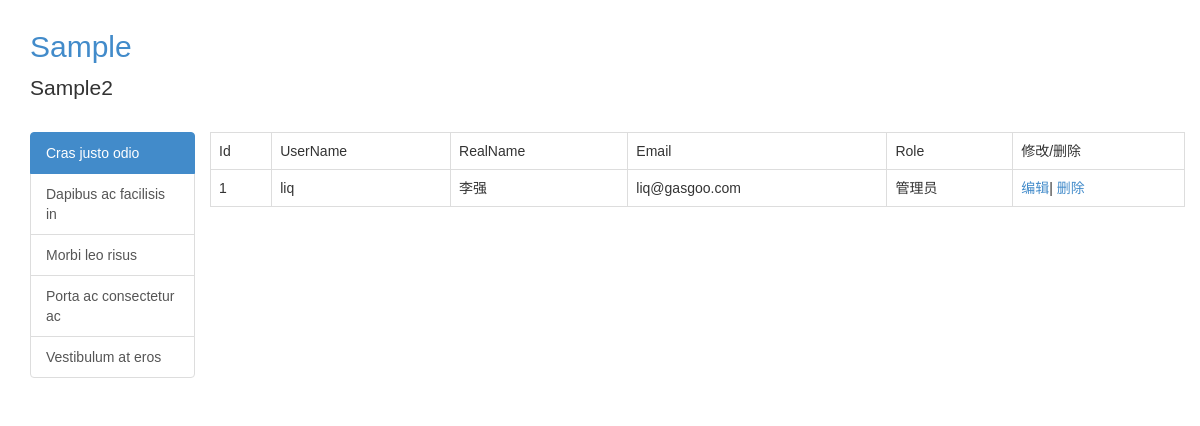
The app's page /auth/user/list, older data.
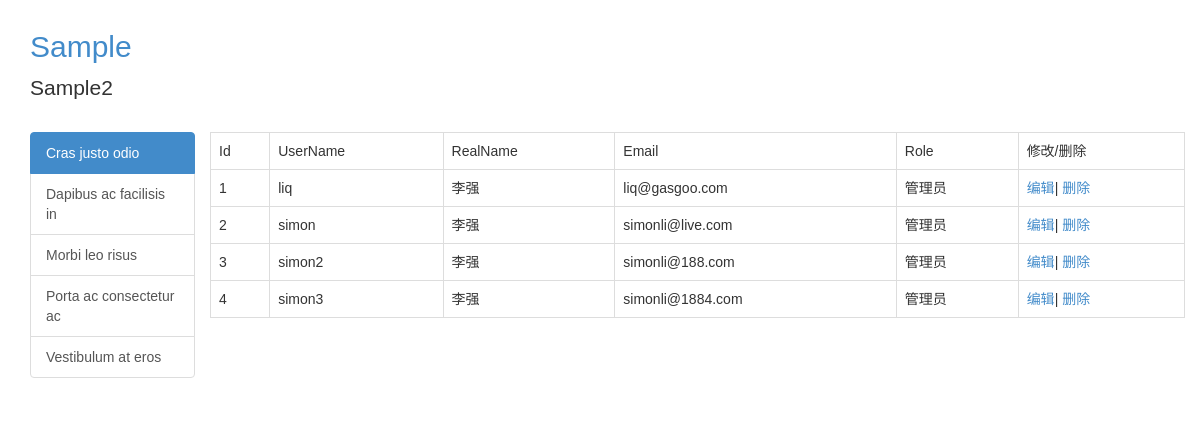
The same page, newer data.
### putidms/models/user.py (models this page shows, shortened)
class User(UserMixin, db.Model):
    __tablename__ = 'users'
    id = db.Column(db.Integer, primary_key=True, autoincrement=True)
    username = db.Column(db.String(50), nullable=False, unique=True, index=True)
    _password_hash = db.Column('password', db.String(255), nullable=False, server_default=u'')
    realname = db.Column(db.String(255))
    email = db.Column(db.String(255), nullable=False)
    create_time = db.Column(db.DateTime, default=datetime.now)
    last_login_time = db.Column(db.DateTime, default=datetime.now)
    last_login_ip = db.Column(db.String(50), default='')
    login_count = db.Column(db.Integer, nullable=False, default=0)
    is_active = db.Column(db.Boolean, nullable=False, default=True)
    role_id = db.Column(db.Integer, db.ForeignKey('roles.id'))
    @property
    def password(self):
        raise AttributeError('password is not a readable attribute.')
    @password.setter
    def password(self, password):
        self._password_hash = generate_password_hash(password)

class Role(db.Model):
    __tablename__ = 'roles'
    id = db.Column(db.Integer, primary_key=True, autoincrement=True)
    name = db.Column(db.String(50), nullable=False, unique=True, index=True)
    show_name = db.Column(db.String(100))
    default = db.Column(db.Boolean, default=False, index=True)
    permissions = db.Column(db.Integer)
    users = db.relationship('User', backref='role', lazy='dynamic')

### putidms/auth/views.py (the view)
@mod.route('/user/list')
def user_list():
    users = User.query.all()
    return render_template('auth/user_list.html', users=users)

### putidms/templates/auth/user_list.html
{% extends 'base.html' %}
{% block content %}
    {% if users %}
        <table class="table table-bordered">
            <tr>
                <td>Id</td>
                <td>UserName</td>
                <td>RealName</td>
                <td>Email</td>
                <td>Role</td>
                <td>修改/删除</td>
            </tr>
            {% for u in users %}
                <tr>
                    <td>{{ u.id }}</td>
                    <td>{{ u.username }}</td>
                    <td>{{ u.realname }}</td>
                    <td>{{ u.email }}</td>
                    <td>{{ u.role.show_name }}</td>
                    <td><a href="{{ url_for('auth.user_edit',id=u.id) }}">编辑</a>|
                        <a href="{{ url_for('auth.user_delete',id=u.id) }}">删除</a>
                    </td>
                </tr>
            {% endfor %}
        </table>
    {% endif %}
{% endblock %}

### putidms/templates/base.html (shortened to what this page needs)
<!DOCTYPE html>
<html lang="en">
<head>
    {% block stylesheet %}
    <link href="{{ url_for('static', filename='bootstrap/css/bootstrap.min.css') }}" rel="stylesheet"
          type="text/css"/>
    <link href="{{ url_for('static', filename='css/common.css') }}" rel="stylesheet" type="text/css"/>
    {% endblock %}
</head>
<body>
<header>
    <div class='header-top'>
        <div class="container">
            <h2 class="putidms-title"><a href="{{ url_for('main.index') }}">Sample</a></h2>
            <p class="lead signature">Sample2</p>
        </div>
    </div>
</header>
<div class="container">
    <div class="row" id="content2">
        <div class="col-md-2">
            {% block sidebar %}
            <div class="list-group">
                <a href="#" class="list-group-item active">
                    Cras justo odio
                </a>
                <a href="#" class="list-group-item">Dapibus ac facilisis in</a>
                <a href="#" class="list-group-item">Morbi leo risus</a>
                <a href="#" class="list-group-item">Porta ac consectetur ac</a>
                <a href="#" class="list-group-item">Vestibulum at eros</a>
            </div>
            {% endblock %}
        </div>
        <div class="col-md-10">
            <div class="row">
                {% block content %}{% endblock %}
            </div>
        </div>
    </div>
</div>
</body>
</html>

### putidms/static/css/common.css (style rules this page uses)
.container { margin-top: 10px; }
.putidms-title a { text-decoration: none; }

Row changes from the older to the newer data that the page shows:
added User: id "2", username "simon", realname "李强", email "simonli@live.com", role.show_name "管理员"
added User: id "3", username "simon2", realname "李强", email "simonli@188.com", role.show_name "管理员"
added User: id "4", username "simon3", realname "李强", email "simonli@1884.com", role.show_name "管理员"
